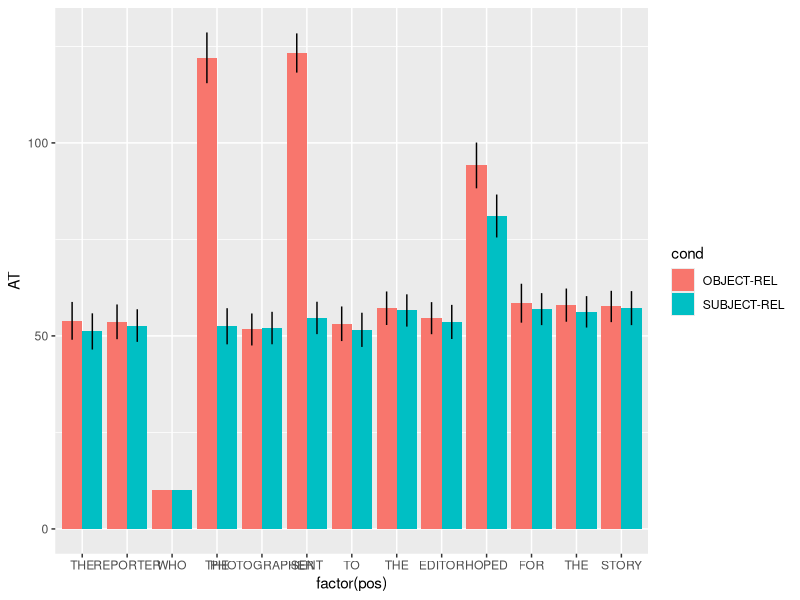
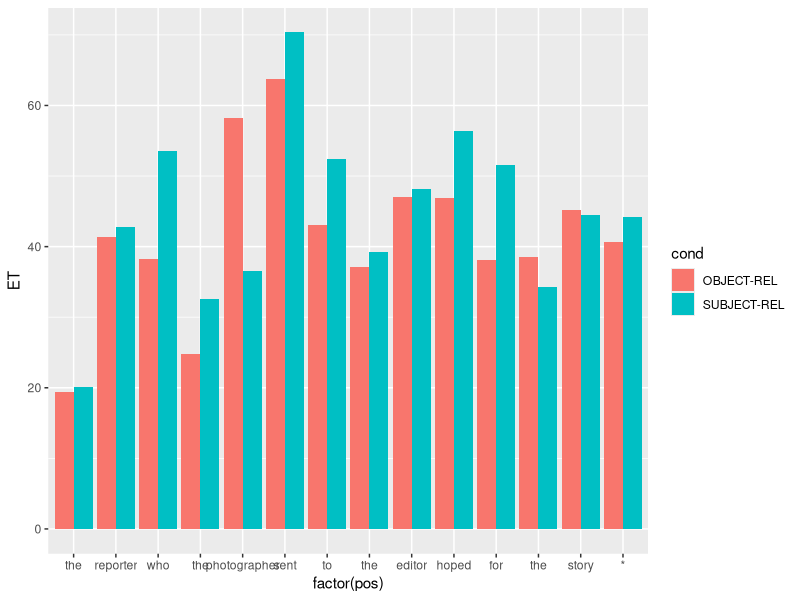
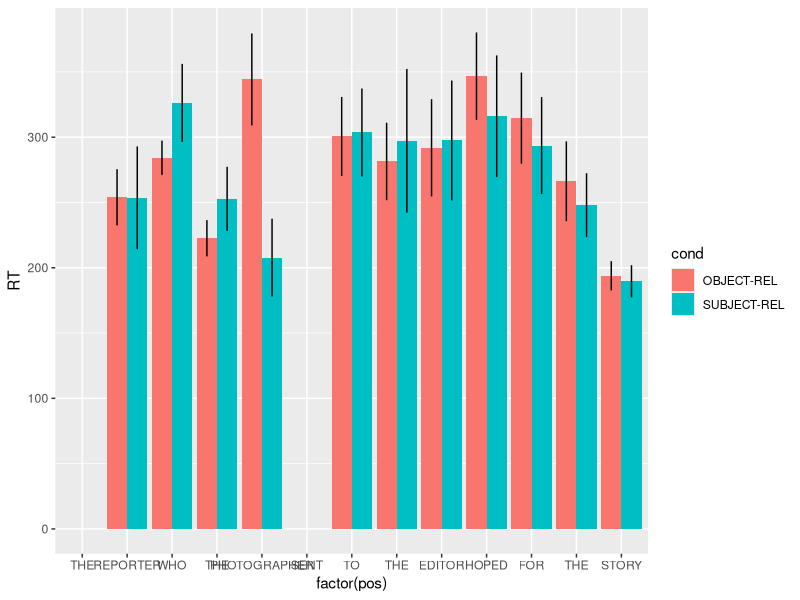
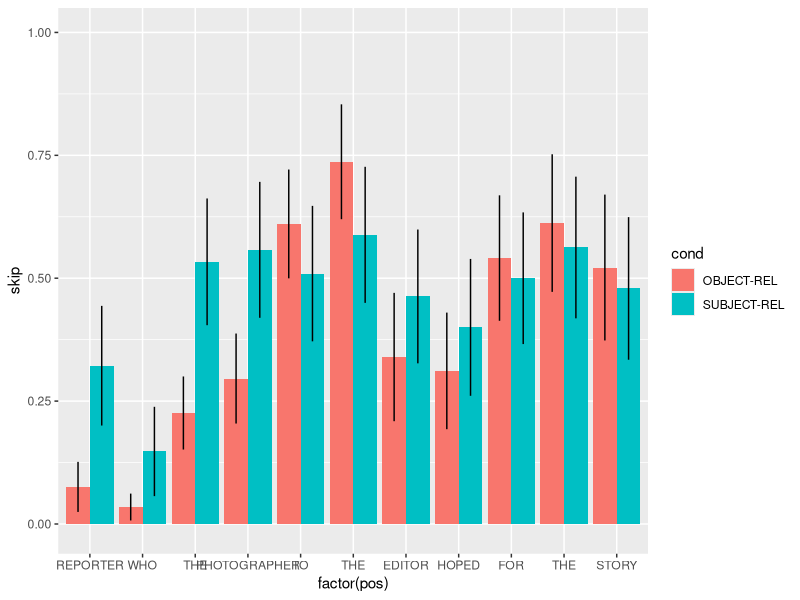
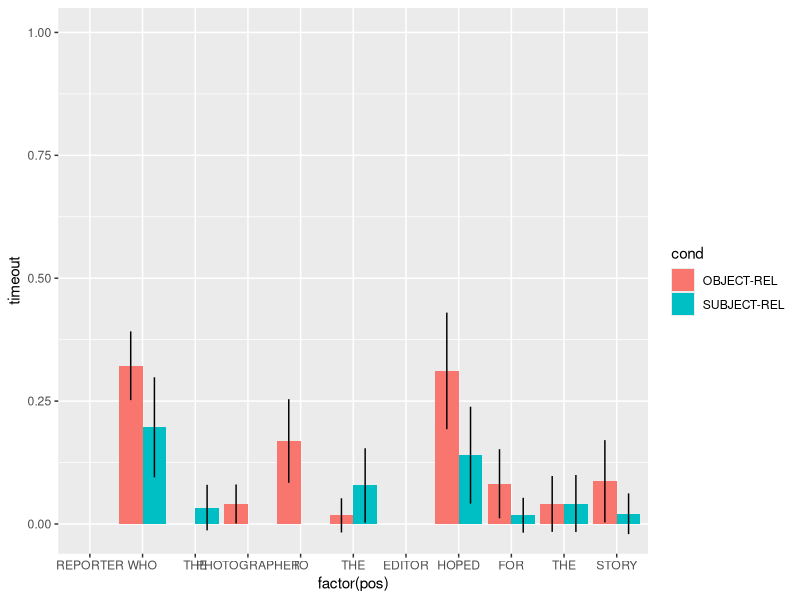
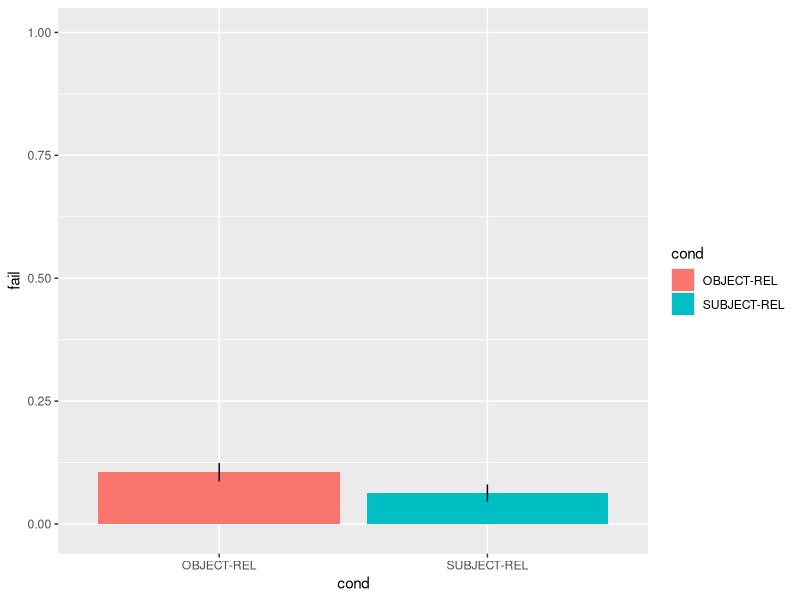
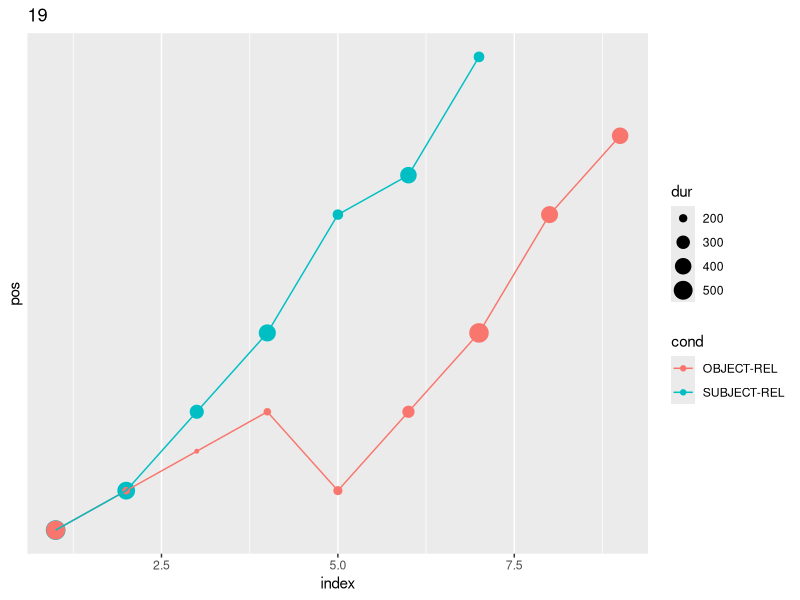

Source code (R) for these figures, in order:
rm(list=ls())
# library(em2)
library(reshape)
library(ggplot2)

## Function for computing confidence intervals
ci <- function (x) 
{
    m <- mean(x, na.rm = TRUE)
    n <- length(x[!is.na(x)])
    s <- sd(x, na.rm = TRUE)
    upper <- m + qt(0.975, df = n - 1) * (s/sqrt(n))
    lower <- m + qt(0.025, df = n - 1) * (s/sqrt(n))
    return(data.frame(lower = lower, upper = upper))
}

##------------------------------------------------------------
## READ SIMULATION DATA
##------------------------------------------------------------
f <- read.table("fixations.txt", header=T)
colnames(f) <- c("exp","iteration","cond","pos","word","dur")
f$cond <- factor(f$cond)
head(f)
summary(f)


##------------------------------------------------------------
## READ ADDITIONAL INFO
##------------------------------------------------------------
m <- f

## ATTACHMENT TIMES:
att <- read.table("attachments.txt", header=TRUE)
colnames(att) <- c("exp","iteration","cond","pos","word","AT")
att$cond <- factor(att$cond)
dim(m)
m <- merge(m[-5], att, by=c("exp","iteration","cond","pos"), all.x=TRUE, all.y=TRUE)
dim(m)


## ENCODING TIMES:
enc <- read.table("enctimes.txt", header=TRUE)
colnames(enc) <- c("exp","iteration","cond","pos","word","ET","ecc","freq")
enc$cond <- factor(enc$cond)
enc$iteration <- factor(enc$iteration)
dim(m)
m <- merge(m, enc[-5], by=c("exp","iteration","cond","pos"), all.x=TRUE)
dim(m)

## TRIAL MESSAGES
msg <- read.table("trialmessages.txt", header=F)
colnames(msg) <- c("exp","iteration","cond","pos","word","variable","value")

trialinfo <- subset(msg[,-c(4,5)], variable!="timeout")
trialinfo <- reshape(trialinfo, idvar = c("exp","iteration","cond"), timevar="variable", direction="wide")
colnames(trialinfo) <- gsub("value.","", colnames(trialinfo))
trialinfo <- droplevels(trialinfo)

## Merge with EM results
dim(m)
m <- merge(m, trialinfo, by=c("exp","iteration","cond"), all.x=TRUE)
m$fail <- ifelse(is.na(m$fail), 0, 1)
dim(m)

## TIMEOUTS:
tmo <- droplevels(subset(msg, variable=="timeout"))
colnames(tmo)[6:7] <- c("timeout", "tmo-eyloc")
tmo$timeout <- 1
dim(m)
m <- merge(m, tmo[,-5], by=c("exp","iteration","cond","pos"), all.x=TRUE)
dim(m)
m$timeout[is.na(m$timeout)] <- 0

## SKIPPINGS ##
m$dur[is.na(m$dur)] <- 0
m$skip <- 0
m$skip[m$dur==0] <- 1




##------------------------------------------------------------
## MEANS
##------------------------------------------------------------


## FAILURES
fail <- cast(m, cond~., function(x) c(M=mean(x), N=length(x)), value="fail")
fail$SE <- sqrt(fail$M*(1-fail$M))/sqrt(fail$N)
fail$CI.lower <- fail$M + qt(.025, df=fail$N-1) * fail$SE
fail$CI.upper <- fail$M + qt(.975, df=fail$N-1) * fail$SE
colnames(fail)[2] <- "fail"

m <- subset(m, pos!=1 & pos!=6 & !is.na(word))

## ATT
at <- cast(att, cond+pos+word~., function(x) c(M=mean(x), SE=sd(x)/sqrt(length(x))), value="AT")
colnames(at)[4] <- "AT"
## ENC
et <- cast(enc, cond+pos+word~., mean, value="ET")
colnames(et)[4] <- "ET"
## RT
rt <- cast(subset(m, dur!=0 & !is.na(word)), cond+pos+word~., function(x) c(M=mean(x), SE=sd(x)/sqrt(length(x))), value="dur")
colnames(rt)[4] <- "RT"
# merge
rt <- merge(rt[-3], at, by=c("cond","pos"), all.x=TRUE, all.y=TRUE)
rt$RT[is.na(rt$RT)] <- 0
# sort rows of dataframe
rt <- rt[with(rt, order(cond,pos)), ]
## SKIP
skip <- cast(m, cond+pos+word~., function(x) c(M=mean(x), N=length(x)), value="skip")
skip$SE <- sqrt(skip$M*(1-skip$M))/sqrt(skip$N)
skip$CI.lower <- skip$M + qt(.025, df=skip$N-1) * skip$SE
skip$CI.upper <- skip$M + qt(.975, df=skip$N-1) * skip$SE
colnames(skip)[4] <- "skip"

## Timeout
to <- cast(m, cond+pos+word~., function(x) c(M=mean(x), N=length(x)), value="timeout")
to$SE <- sqrt(to$M*(1-to$M))/sqrt(to$N)
to$CI.lower <- to$M + qt(.025, df=to$N-1) * to$SE
to$CI.upper <- to$M + qt(.975, df=to$N-1) * to$SE
colnames(to)[4] <- "timeout"



##------------------------------------------------------------
## PLOTS
##------------------------------------------------------------
dodge <- position_dodge(width=.9)

## PLOT ATTACHMENT TIMES ##
(pa <- ggplot(at, aes(factor(pos), AT, fill=cond)) + geom_bar(stat="identity", position=dodge) + scale_x_discrete(labels=at$word) + geom_errorbar(aes(max=AT+2*SE, min=AT-2*SE, width=0), position=dodge))
ggsave(pa, file="plot-attachment-times.pdf")

## PLOT ENCODING TIMES ##
(pe <- ggplot(et, aes(factor(pos), ET, fill=cond)) + geom_bar(stat="identity", position=dodge) + scale_x_discrete(labels=et$word))
ggsave(pe, file="plot-encoding-times.pdf")

## PLOT READING TIMES ##
(pr <- ggplot(rt, aes(factor(pos), RT, group=cond, fill=cond)) + geom_bar(stat="identity", position=dodge) + scale_x_discrete(labels=rt$word) + geom_errorbar(aes(max=RT+2*SE.x, min=RT-2*SE.x, width=0), position=dodge))
ggsave(pr, file="plot-reading-times.pdf")

## PLOT SKIPPING RATES ##
(ps <- ggplot(skip, aes(factor(pos), skip, group=cond, fill=cond)) + geom_bar(stat="identity", position=dodge) + scale_x_discrete(labels=skip$word) + geom_errorbar(aes(max=CI.upper, min=CI.lower, width=0), position=dodge) + coord_cartesian(ylim=c(-0.01,1)))
ggsave(ps, file="plot-skipping-rate.pdf")

## PLOT TIMEOUTS ##
(ps <- ggplot(to, aes(factor(pos), timeout, group=cond, fill=cond)) + geom_bar(stat="identity", position=dodge) 
	# + ylim(0,1) 
	+ scale_x_discrete(labels=to$word) + geom_errorbar(aes(max=CI.upper, min=CI.lower, width=0), position=dodge) + coord_cartesian(ylim=c(-0.01,1)))
ggsave(ps, file="plot-timeout-rate.pdf")

## PLOT FAILURE RATES ##
(pf <- ggplot(fail, aes(cond, fail, group=cond, fill=cond)) + geom_bar(stat="identity", position=dodge) + geom_errorbar(aes(max=CI.upper, min=CI.lower, width=0), position=dodge) + coord_cartesian(ylim=c(-0.01,1)))
ggsave(pf, file="plot-failure-rate.pdf")



##------------------------------------------------------------
## SCANPATHS
##------------------------------------------------------------
f$index <- NA
for(i in unique(f$iteration)){
	for(c in f$cond){
		s <- (f$iteration==i & f$cond==c)
		f$index[s] <- 1:length(f$pos[s])
	}
}

## PLOT SCANPATH OF RANDOM TRIAL ##
if(length(unique(f$iteration))>1) i <- sample(unique(f$iteration),1) else i <- unique(f$iteration)
f1 <- subset(f, iteration%in%i)
(p3 <- ggplot(f1, aes(index, pos, group=cond, col=cond)) + geom_point(aes(size=dur)) + geom_line() + scale_y_discrete(labels=rt$word[rt$cond==levels(rt$cond)[1]]) + ggtitle(i))
ggsave(p3, file="plot-scanpath.pdf")

## PLOT SCANPATH OF 7 RANDOM TRIALS ##
if(length(unique(f$iteration))>1){
	i <- sample(unique(f$iteration),7)
	f1 <- subset(f, iteration%in%i)
	(p4 <- ggplot(f1, aes(index, pos, group=cond, col=cond)) + geom_point(aes(size=dur)) + geom_line() + facet_grid(.~iteration) + scale_y_discrete(labels=rt$word[rt$cond==levels(rt$cond)[1]]) + theme(legend.position="bottom"))
	ggsave(p4, file="plot-7scanpaths.pdf", width=13, height=6)
}
